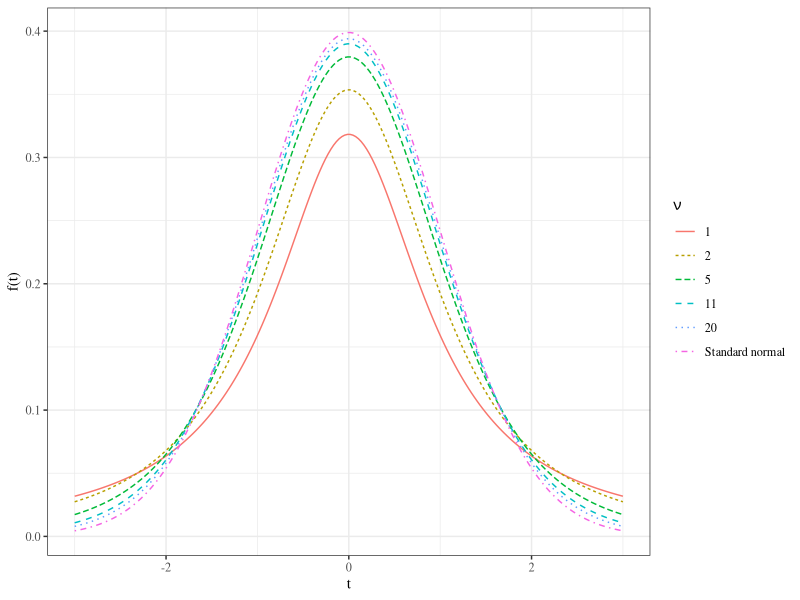
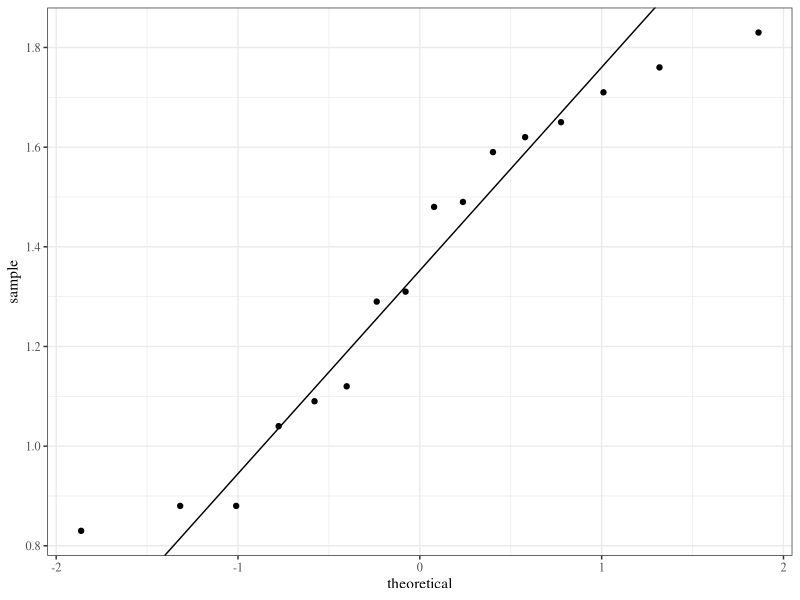
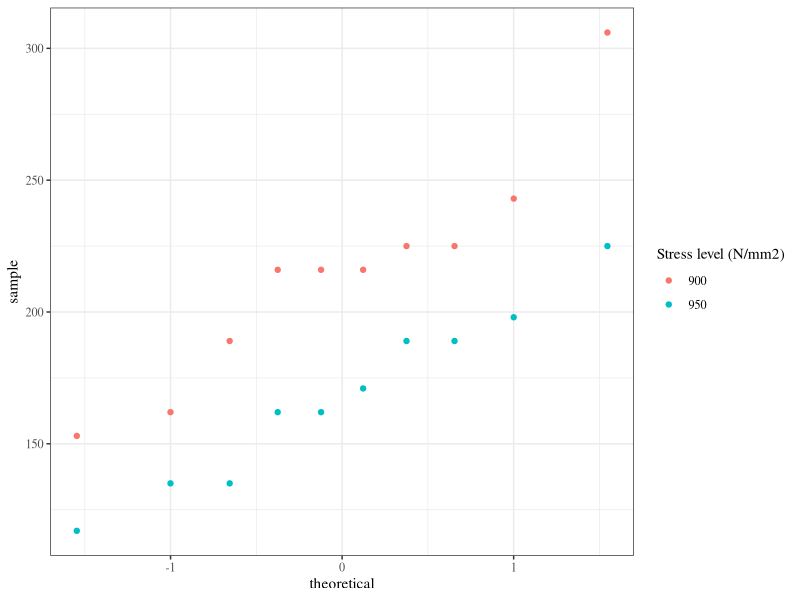

The R source for these figures, in order:
## ---- chunk 1
library(knitr)
library(tidyverse)
library(xtable)
library(MASS)

knitr::opts_chunk$set(echo=FALSE, message=FALSE, warning=FALSE, fig.height = 2)
theme_set(theme_bw(base_family = "serif"))

set.seed(305)
## ---- chunk 2
wire <- c(100.37, 96.31, 72.57, 88.02, 105.89, 107.80, 75.84, 92.73, 67.47, 94.87, 122.04, 115.12, 95.24, 119.75, 114.83, 101.79, 80.90, 96.10, 118.51, 109.66, 88.07, 56.29, 86.50, 57.62, 74.7, 92.53, 86.25, 82.56, 97.96, 94.92, 62,93, 98.44, 119.37, 103.70, 72.40, 71.29, 107.24, 64.82, 93.51, 86.97)
## ---- chunk 3
wire
## ---- chunk 4
expand.grid(x = seq(-3, 3, length.out = 200),
            df = c(1, 2, 5, 11, 20)) %>%
  mutate(f = dt(x, df)) %>% 
  mutate(df = as.character(df)) %>%
  bind_rows(data.frame(x = seq(-3, 3, length.out = 200), df = "Standard normal") %>%
            mutate(f = dnorm(x))) %>%
  mutate(df = factor(df, levels = c("1", "2", "5", "11", "20", "Standard normal"))) %>%
  ggplot() +
  geom_line(aes(x, f, group = df, linetype = df, colour = df)) +
  xlab("t") + ylab("f(t)") + 
  scale_colour_discrete(expression(nu)) +
  scale_linetype_discrete(expression(nu))


## ---- chunk 5
beams <- c(8.2, 8.7, 7.8, 9.7, 7.4, 7.8, 7.7, 11.6, 11.3, 11.8)
print(beams)
## ---- chunk 6
paint <- c(0.83, 0.88, 0.88, 1.04, 1.09, 1.12, 1.29, 1.31, 1.48, 1.49, 1.59, 1.62, 1.65, 1.71, 1.76, 1.83)
paint
## ---- chunk 7
y <- quantile(paint[!is.na(paint)], c(0.25, 0.75))
x <- qnorm(c(0.25, 0.75))
slope <- diff(y)/diff(x)
int <- y[1L] - slope * x[1L]

d <- data.frame(resids = paint)

ggplot(d, aes(sample = resids)) + 
  stat_qq() + 
  geom_abline(slope = slope, intercept = int)


## ---- chunk 8
beams <- c(8.2, 8.7, 7.8, 9.7, 7.4, 7.8, 7.7, 11.6, 11.3, 11.8)
print(beams)
## ---- chunk 9
wire <- c(100.37, 96.31, 72.57, 88.02, 105.89, 107.80, 75.84, 92.73, 67.47, 94.87, 122.04, 115.12, 95.24, 119.75, 114.83, 101.79, 80.90, 96.10, 118.51, 109.66, 88.07, 56.29, 86.50, 57.62, 74.7, 92.53, 86.25, 82.56, 97.96, 94.92, 62,93, 98.44, 119.37, 103.70, 72.40, 71.29, 107.24, 64.82, 93.51, 86.97)
## ---- chunk 10
beams <- c(8.2, 8.7, 7.8, 9.7, 7.4, 7.8, 7.7, 11.6, 11.3, 11.8)
print(beams)
## ---- chunk 11
paint <- c(0.83, 0.88, 0.88, 1.04, 1.09, 1.12, 1.29, 1.31, 1.48, 1.49, 1.59, 1.62, 1.65, 1.71, 1.76, 1.83)
paint
## ---- chunk 12
tires <- data.frame(car = 1:12,
                    radial = c(4.2, 4.7, 6.6, 7.0, 6.7, 4.5, 5.7, 6.0, 7.4, 4.9, 6.1, 5.2),
                    belted = c(4.1, 4.9, 6.2, 6.9, 6.8, 4.4, 5.7, 5.8, 6.9, 4.7, 6.0, 4.9))

kable(t(tires))
## ---- chunk 13
wood <- data.frame(piece = 1:5,
                   leading_edge = c(.168, .170, .165, .165, .170),
                   trailing_edge = c(.169, .168, .168, .168, .169))

kable(t(wood))
## ---- chunk 14
springs <- data.frame(stress_level = c(rep(950, 10), rep(900, 10)),
                      lifetimes = c(225, 171, 198, 189, 189, 135, 162, 135, 117, 162, 216, 162, 153, 216, 225, 216, 306, 225, 243, 189))

springs %>%
  group_by(stress_level) %>%
  summarise(lifetimes = paste(lifetimes, collapse = ", ")) %>%
  mutate(stress_level = paste(stress_level, "N/mm2 Stress")) %>%
  spread(stress_level, lifetimes) %>%
  kable()

springs %>%
  ggplot(aes(sample=lifetimes, colour = factor(stress_level), group = factor(stress_level))) +
  stat_qq() +
  scale_color_discrete("Stress level (N/mm2)")

